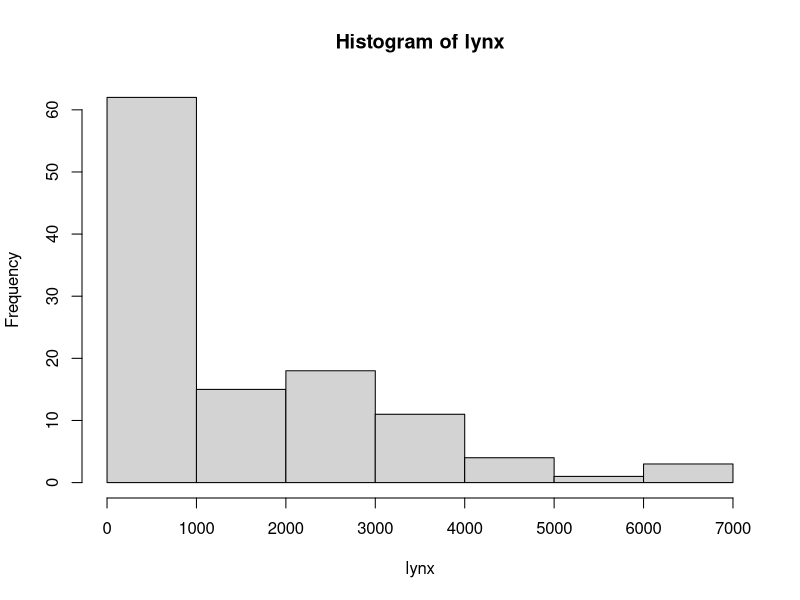
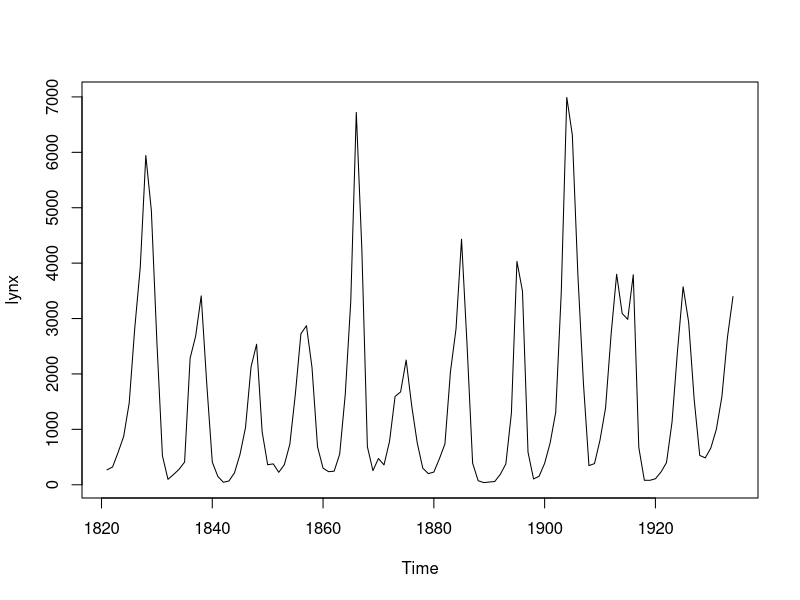
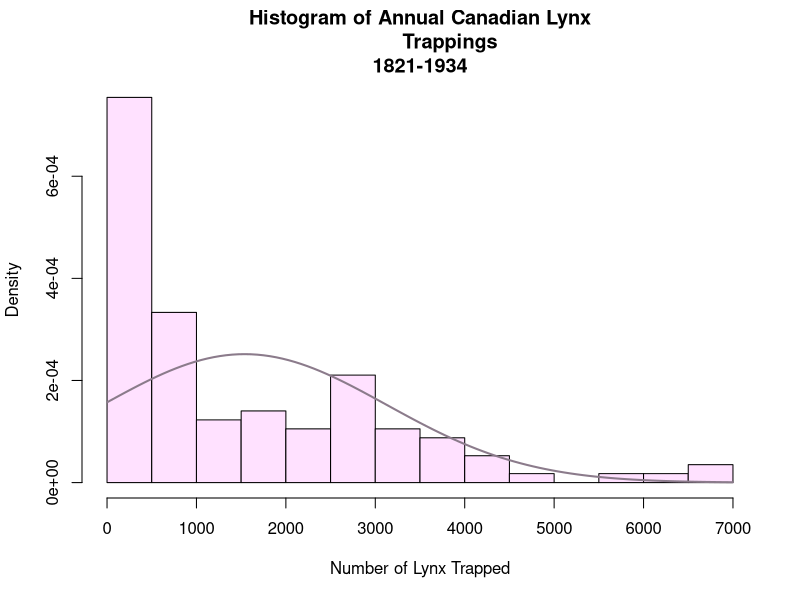

Here is the R script that generated these plots, in order:
require("datasets")
?lynx
data(lynx)
hist(lynx)
plot(lynx)
?hist
h <- hist(lynx,
          breaks = 11,
          freq = FALSE,
          col = "thistle1",
          main = "Histogram of Annual Canadian Lynx
          Trappings\n1821-1934",
          xlab = "Number of Lynx Trapped")
curve(dnorm(x, mean = mean(lynx), sd = sd(lynx)),
     col = "thistle4",
     lwd = 2,
     add = TRUE)